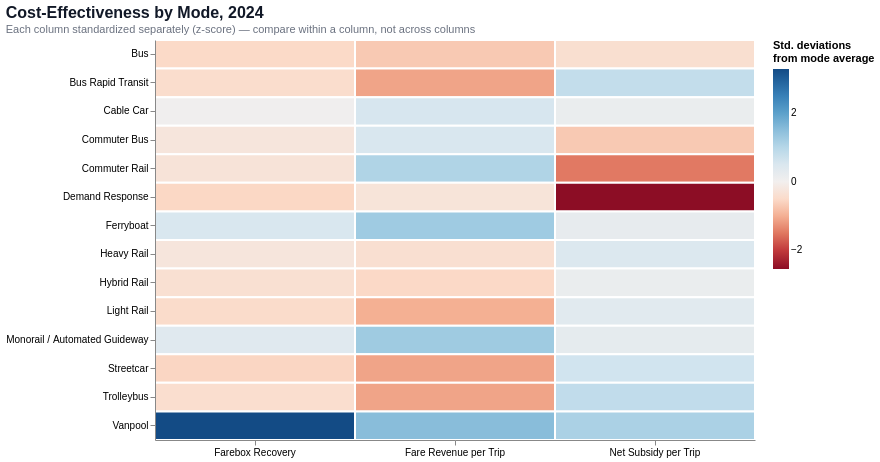

Notebook source saved alongside this figure:
### Markdown cell above
### Cost Effectiveness Matrix

### Code cell
df_opex_ca["fare_revenue_per_trip"] = (
    df_opex_ca["fare_revenue"] / df_opex_ca["unlinked_passenger_trips"]
)

df_opex_ca["subsidy_per_trip"] = (
    df_opex_ca["operating_expenses_total"] - df_opex_ca["fare_revenue"]
) / df_opex_ca["unlinked_passenger_trips"]


cost_effectiveness_matrix = efficiency_matrix(
    df_opex_ca[df_opex_ca["year"] == 2024],
    metrics=["farebox_recovery_ratio", "fare_revenue_per_trip", "subsidy_per_trip"],
    group_column="mode_full_name",
    titles=["Farebox Recovery", "Fare Revenue per Trip", "Net Subsidy per Trip"],
    normalize="zscore",
    reverse_scale=[False, False, True],
    chart_title="Cost-Effectiveness by Mode, 2024",
    width=600,
    height=400
)

cost_effectiveness_matrix

### Figure 1 — Vega specification as saved in the notebook (floating-point values rounded to 4 significant figures)
{"$schema": "https://vega.github.io/schema/vega/v6.json", "data": [{"name": "source_0"}, {"name": "data_0", "values": [{"metric_label": "Farebox Recovery", "mode_full_name": "Bus", "norm_value": -0.5192, "raw_value": 0.07323}, {"metric_label": "Farebox Recovery", "mode_full_name": "Bus Rapid Transit", "norm_value": -0.4595, "raw_value": 0.0893}, {"metric_label": "Farebox Recovery", "mode_full_name": "Cable Car", "norm_value": 0.03674, "raw_value": 0.2229}, {"metric_label": "Farebox Recovery", "mode_full_name": "Commuter Bus", "norm_value": -0.2537, "raw_value": 0.1447}, {"metric_label": "Farebox Recovery", "mode_full_name": "Commuter Rail", "norm_value": -0.3063, "raw_value": 0.1305}, {"metric_label": "Farebox Recovery", "mode_full_name": "Demand Response", "norm_value": -0.5406, "raw_value": 0.06746}, {"metric_label": "Farebox Recovery", "mode_full_name": "Ferryboat", "norm_value": 0.5082, "raw_value": 0.3498}, {"metric_label": "Farebox Recovery", "mode_full_name": "Heavy Rail", "norm_value": -0.2429, "raw_value": 0.1476}, {"metric_label": "Farebox Recovery", "mode_full_name": "Hybrid Rail", "norm_value": -0.3887, "raw_value": 0.1084}, {"metric_label": "Farebox Recovery", "mode_full_name": "Light Rail", "norm_value": -0.4791, "raw_value": 0.08402}, {"metric_label": "Farebox Recovery", "mode_full_name": "Monorail / Automated Guideway", "norm_value": 0.3616, "raw_value": 0.3103}, {"metric_label": "Farebox Recovery", "mode_full_name": "Streetcar", "norm_value": -0.5661, "raw_value": 0.0606}, {"metric_label": "Farebox Recovery", "mode_full_name": "Trolleybus", "norm_value": -0.4269, "raw_value": 0.09807}, {"metric_label": "Farebox Recovery", "mode_full_name": "Vanpool", "norm_value": 3.277, "raw_value": 1.095}, {"metric_label": "Fare Revenue per Trip", "mode_full_name": "Bus", "norm_value": -0.7112, "raw_value": 1.468}, {"metric_label": "Fare Revenue per Trip", "mode_full_name": "Bus Rapid Transit", "norm_value": -1.106, "raw_value": 0.4983}, {"metric_label": "Fare Revenue per Trip", "mode_full_name": "Cable Car", "norm_value": 0.5629, "raw_value": 4.601}, {"metric_label": "Fare Revenue per Trip", "mode_full_name": "Commuter Bus", "norm_value": 0.5081, "raw_value": 4.466}, {"metric_label": "Fare Revenue per Trip", "mode_full_name": "Commuter Rail", "norm_value": 1.071, "raw_value": 5.849}, {"metric_label": "Fare Revenue per Trip", "mode_full_name": "Demand Response", "norm_value": -0.2877, "raw_value": 2.509}, {"metric_label": "Fare Revenue per Trip", "mode_full_name": "Ferryboat", "norm_value": 1.284, "raw_value": 6.374}, {"metric_label": "Fare Revenue per Trip", "mode_full_name": "Heavy Rail", "norm_value": -0.3971, "raw_value": 2.24}, {"metric_label": "Fare Revenue per Trip", "mode_full_name": "Hybrid Rail", "norm_value": -0.5253, "raw_value": 1.925}, {"metric_label": "Fare Revenue per Trip", "mode_full_name": "Light Rail", "norm_value": -0.9951, "raw_value": 0.7699}, {"metric_label": "Fare Revenue per Trip", "mode_full_name": "Monorail / Automated Guideway", "norm_value": 1.287, "raw_value": 6.382}, {"metric_label": "Fare Revenue per Trip", "mode_full_name": "Streetcar", "norm_value": -1.104, "raw_value": 0.5024}, {"metric_label": "Fare Revenue per Trip", "mode_full_name": "Trolleybus", "norm_value": -1.104, "raw_value": 0.5024}, {"metric_label": "Fare Revenue per Trip", "mode_full_name": "Vanpool", "norm_value": 1.517, "raw_value": 6.946}, {"metric_label": "Net Subsidy per Trip", "mode_full_name": "Bus", "norm_value": -0.4057, "raw_value": 25.06}, {"metric_label": "Net Subsidy per Trip", "mode_full_name": "Bus Rapid Transit", "norm_value": 0.8393, "raw_value": 5.034}, {"metric_label": "Net Subsidy per Trip", "mode_full_name": "Cable Car", "norm_value": 0.155, "raw_value": 16.04}, {"metric_label": "Net Subsidy per Trip", "mode_full_name": "Commuter Bus", "norm_value": -0.7064, "raw_value": 29.9}, {"metric_label": "Net Subsidy per Trip", "mode_full_name": "Commuter Rail", "norm_value": -1.476, "raw_value": 42.28}, {"metric_label": "Net Subsidy per Trip", "mode_full_name": "Demand Response", "norm_value": -2.541, "raw_value": 59.4}, {"metric_label": "Net Subsidy per Trip", "mode_full_name": "Ferryboat", "norm_value": 0.2299, "raw_value": 14.84}, {"metric_label": "Net Subsidy per Trip", "mode_full_name": "Heavy Rail", "norm_value": 0.4589, "raw_value": 11.15}, {"metric_label": "Net Subsidy per Trip", "mode_full_name": "Hybrid Rail", "norm_value": 0.1555, "raw_value": 16.03}, {"metric_label": "Net Subsidy per Trip", "mode_full_name": "Light Rail", "norm_value": 0.348, "raw_value": 12.94}, {"metric_label": "Net Subsidy per Trip", "mode_full_name": "Monorail / Automated Guideway", "norm_value": 0.2705, "raw_value": 14.18}, {"metric_label": "Net Subsidy per Trip", "mode_full_name": "Streetcar", "norm_value": 0.6681, "raw_value": 7.787}, {"metric_label": "Net Subsidy per Trip", "mode_full_name": "Trolleybus", "norm_value": 0.865, "raw_value": 4.62}, {"metric_label": "Net Subsidy per Trip", "mode_full_name": "Vanpool", "norm_value": 1.139, "raw_value": 0.2151}]}, {"name": "source_0_x_domain_metric_label", "values": [{"metric_label": "Farebox Recovery", "sort_field": 0.0}, {"metric_label": "Fare Revenue per Trip", "sort_field": 1.0}, {"metric_label": "Net Subsidy per Trip", "sort_field": 2.0}]}, {"name": "data_0_y_domain_mode_full_name", "values": [{"mode_full_name": "Bus"}, {"mode_full_name": "Bus Rapid Transit"}, {"mode_full_name": "Cable Car"}, {"mode_full_name": "Commuter Bus"}, {"mode_full_name": "Commuter Rail"}, {"mode_full_name": "Demand Response"}, {"mode_full_name": "Ferryboat"}, {"mode_full_name": "Heavy Rail"}, {"mode_full_name": "Hybrid Rail"}, {"mode_full_name": "Light Rail"}, {"mode_full_name": "Monorail / Automated Guideway"}, {"mode_full_name": "Streetcar"}, {"mode_full_name": "Trolleybus"}, {"mode_full_name": "Vanpool"}]}, {"name": "data_0_color_domain_norm_value", "values": [{"min": -2.541, "max": 3.277}]}], "marks": [{"type": "rect", "name": "marks", "from": {"data": "data_0"}, "encode": {"update": {"x": {"field": "metric_label", "scale": "x"}, "width": {"signal": "max(0.25, bandwidth('x'))"}, "height": {"signal": "max(0.25, bandwidth('y'))"}, "strokeWidth": {"value": 2}, "fill": {"field": "norm_value", "scale": "color"}, "tooltip": {"signal": "{\"Mode\": isValid(datum[\"mode_full_name\"]) ? isArray(datum[\"mode_full_name\"]) ? join(datum[\"mode_full_name\"], '\\n') : datum[\"mode_full_name\"] : \"\"+datum[\"mode_full_name\"], \"Metric\": isValid(datum[\"metric_label\"]) ? isArray(datum[\"metric_label\"]) ? join(datum[\"metric_label\"], '\\n') : datum[\"metric_label\"] : \"\"+datum[\"metric_label\"], \"Value\": format(datum[\"raw_value\"], \",.2f\")}"}, "y": {"field": "mode_full_name", "scale": "y"}, "stroke": {"value": "white"}}}, "style": ["rect"]}], "scales": [{"name": "x", "type": "band", "domain": {"data": "source_0_x_domain_metric_label", "field": "metric_label", "sort": {"op": "max", "field": "sort_field"}}, "range": [0, {"signal": "width"}], "paddingOuter": 0, "paddingInner": 0}, {"name": "y", "type": "band", "domain": {"data": "data_0_y_domain_mode_full_name", "field": "mode_full_name", "sort": true}, "range": [0, {"signal": "height"}], "paddingOuter": 0, "paddingInner": 0}, {"name": "color", "type": "linear", "domain": [{"signal": "(data(\"data_0_color_domain_norm_value\")[0] || {}).min"}, {"signal": "(data(\"data_0_color_domain_norm_value\")[0] || {}).max"}], "range": {"scheme": "redblue"}, "interpolate": "hcl", "zero": false, "domainMid": 0}], "axes": [{"scale": "x", "zindex": 1, "grid": false, "orient": "bottom", "labelAngle": 0, "labelBaseline": "top"}, {"scale": "y", "grid": false, "orient": "left", "zindex": 1}], "title": {"text": "Cost-Effectiveness by Mode, 2024", "fontWeight": 600, "fontSize": 16, "color": "#111827", "subtitle": "Each column standardized separately (z-score) — compare within a column, not across columns", "subtitleColor": "#6B7280", "subtitleFontSize": 11, "anchor": "start"}, "height": 400, "legends": [{"title": ["Std. deviations", "from mode average"], "fill": "color", "gradientLength": {"signal": "clamp(height, 64, 200)"}}], "width": 600, "background": "white", "config": {"axis": {"labelFont": "Arial", "titleFont": "Arial"}, "style": {"cell": {"strokeWidth": 0}, "group-title": {"font": "Arial"}}}, "padding": 5, "style": "cell"}
